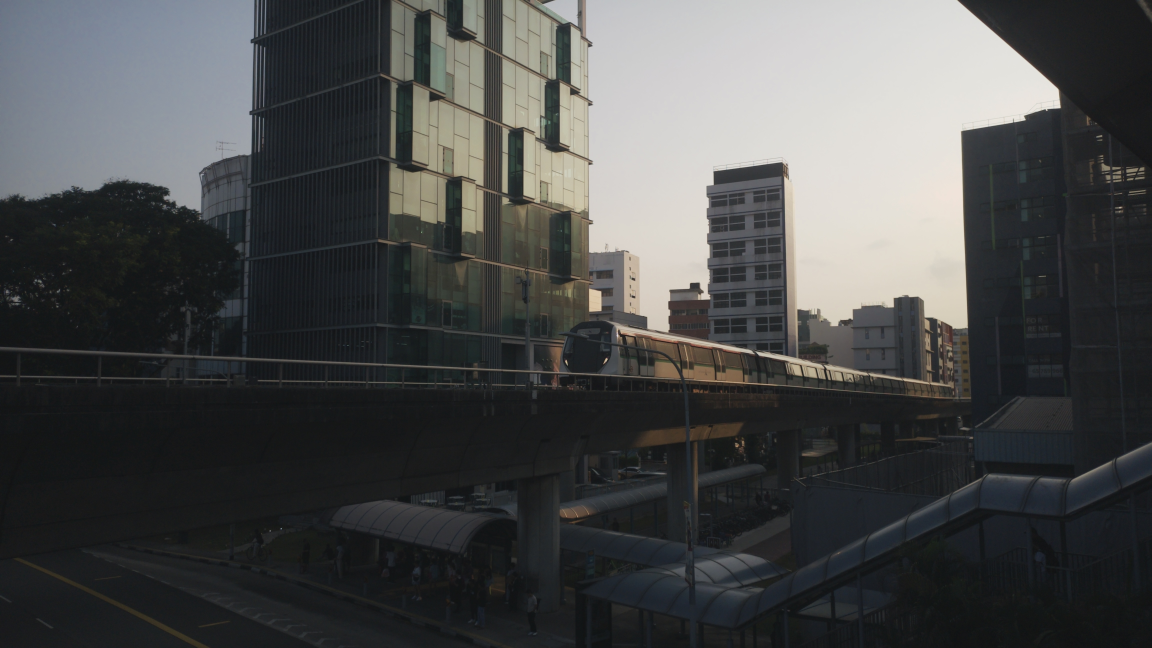
#> input picture assets/photo-samples/train-original-4608x2592.jpg, 4608 x 2592 px (shown at 1/4 size)
$ python wes_style.py assets/photo-samples/train-original-4608x2592.jpg out.png 100
#> lines starting #> are read from the running program, lines starting #| are printed output that depends on the picture
from PIL import Image, ImageEnhance, ImageFilter
import numpy as np
import sys
from pathlib import Path

# Cache vignette masks by resolution so they are not recomputed every time
_VIGNETTE_CACHE = {}


def get_vignette_mask(width, height, strength=0.12):
    """
    Returns a uint8 mask in range 0..255.
    Cached by (width, height, strength).
    """
    key = (width, height, strength)
    if key in _VIGNETTE_CACHE:
        return _VIGNETTE_CACHE[key]

    y, x = np.ogrid[:height, :width]
    cx = width / 2.0
    cy = height / 2.0

    dx = (x - cx) / cx
    dy = (y - cy) / cy
    dist2 = dx * dx + dy * dy

    # Simple smooth radial falloff
    mask = 1.0 - strength * np.clip(dist2, 0, 1.5)
    mask = np.clip(mask, 0.0, 1.0)

    mask_u8 = (mask * 255).astype(np.uint8)
    _VIGNETTE_CACHE[key] = mask_u8
    return mask_u8


def add_grain_single_channel(arr, amount=6, downscale=2):
    """
    Add subtle single-channel grain to RGB image.
    - arr: uint8 RGB numpy array
    - amount: noise strength in pixel values
    - downscale: generate lower-res grain and scale up to save memory
    """
    h, w = arr.shape[:2]

    gh = max(1, h // downscale)
    gw = max(1, w // downscale)

    # Generate low-res grain as int16 so we can add/subtract safely
    grain_small = np.random.randint(-amount, amount + 1, size=(gh, gw), dtype=np.int16)

    # Upscale grain back to image size
    grain_img = Image.fromarray((grain_small + 128).astype(np.uint8), mode="L")
    grain_img = grain_img.resize((w, h), Image.BILINEAR)
    grain = np.asarray(grain_img, dtype=np.int16) - 128

    # Compute luminance approximately using integer math
    r = arr[:, :, 0].astype(np.uint16)
    g = arr[:, :, 1].astype(np.uint16)
    b = arr[:, :, 2].astype(np.uint16)
    lum = (77 * r + 150 * g + 29 * b) >> 8  # approx 0.299R + 0.587G + 0.114B

    # More grain in darker areas, less in highlights
    # weight ranges roughly 0.35 .. 1.0
    weight = 255 - lum
    grain_weighted = (grain * (90 + weight)) >> 8

    out = arr.astype(np.int16)
    out[:, :, 0] += grain_weighted
    out[:, :, 1] += grain_weighted
    out[:, :, 2] += grain_weighted

    return np.clip(out, 0, 255).astype(np.uint8)


def apply_vignette(arr, strength=0.12):
    """
    Apply vignette using uint8 mask and integer arithmetic.
    """
    h, w = arr.shape[:2]
    mask = get_vignette_mask(w, h, strength).astype(np.uint16)

    out = arr.copy()
    out[:, :, 0] = ((out[:, :, 0].astype(np.uint16) * mask) >> 8).astype(np.uint8)
    out[:, :, 1] = ((out[:, :, 1].astype(np.uint16) * mask) >> 8).astype(np.uint8)
    out[:, :, 2] = ((out[:, :, 2].astype(np.uint16) * mask) >> 8).astype(np.uint8)
    return out


def apply_channel_shift_inplace(arr):
    """
    Warm color shift using integer math, one channel at a time.
    Avoids big float arrays.
    """
    # Red up slightly
    r = arr[:, :, 0].astype(np.uint16)
    arr[:, :, 0] = np.minimum(255, (r * 106) // 100).astype(np.uint8)

    # Green up a little
    g = arr[:, :, 1].astype(np.uint16)
    arr[:, :, 1] = np.minimum(255, (g * 102) // 100).astype(np.uint8)

    # Blue down slightly
    b = arr[:, :, 2].astype(np.uint16)
    arr[:, :, 2] = ((b * 92) // 100).astype(np.uint8)


def apply_shadow_lift_inplace(arr, lift=10):
    """
    Slightly lift blacks / fade shadows.
    """
    out = arr.astype(np.uint16)
    out = (out * 94) // 100 + lift
    np.clip(out, 0, 255, out=out)
    return out.astype(np.uint8)


def apply_wes_anderson_style(input_path, output_path, resize_long_edge=None):
#> called with resize_long_edge = 100
    img = Image.open(input_path).convert("RGB")
#> img is the input picture: PIL image 4608x2592 RGB; mean R, G, B 73.8, 75, 75.1

    # Optional resize for speed/memory
    if resize_long_edge is not None:
        w, h = img.size
#> w = 4608; h = 2592
        long_edge = max(w, h)
#> long_edge = 4608
        if long_edge > resize_long_edge:
            scale = resize_long_edge / long_edge
#> scale = 0.0217
            new_size = (int(w * scale), int(h * scale))
#> new_size = (100, 56)
            img = img.resize(new_size, Image.LANCZOS)
#> img: PIL image 100x56 RGB

    # Use Pillow ops first (efficient and simple)
    img = img.filter(ImageFilter.GaussianBlur(radius=0.25))
    img = ImageEnhance.Contrast(img).enhance(0.87)
    img = ImageEnhance.Color(img).enhance(0.92)
    img = ImageEnhance.Brightness(img).enhance(1.02)

    # Warm tint with blend (cheap, easy)
    tint = Image.new("RGB", img.size, (220, 200, 100))
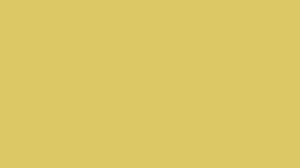
#> tint: PIL image 100x56 RGB (shown 3 times larger); mean R, G, B 220, 200, 100
    img = Image.blend(img, tint, alpha=0.08)

    # Convert once to numpy and do remaining ops
    arr = np.asarray(img, dtype=np.uint8).copy()

    apply_channel_shift_inplace(arr)
#> in apply_channel_shift_inplace, `b = arr[:, :, 2].astype(np.uint16)`:
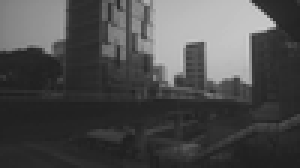
#> b: shape (56, 100) uint16 (shown 3 times larger); min 31, max 204, mean 76.3
    arr = apply_shadow_lift_inplace(arr, lift=10)
    arr = add_grain_single_channel(arr, amount=6, downscale=2)
#> in add_grain_single_channel, `grain_img = Image.fromarray((grain_small + 128).astype(np.uint8), mode..`:
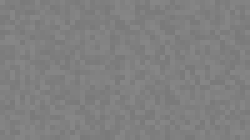
#> grain_img: PIL image 50x28 L (shown 5 times larger); min 122, max 134, mean 127.9
#> in add_grain_single_channel, `weight = 255 - lum`:
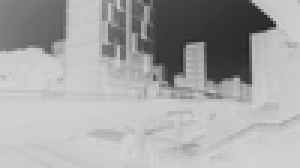
#> weight: shape (56, 100) uint16 (shown 3 times larger); min 37, max 210, mean 165.9
#> in add_grain_single_channel, `grain_weighted = (grain * (90 + weight)) >> 8`:
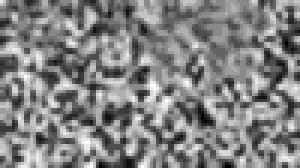
#> grain_weighted: shape (56, 100) int32 (shown 3 times larger); min -7, max 6, mean -0.313; drawn with min black and max white
    arr = apply_vignette(arr, strength=0.10)
#> in get_vignette_mask, `mask = 1.0 - strength * np.clip(dist2, 0, 1.5)`:
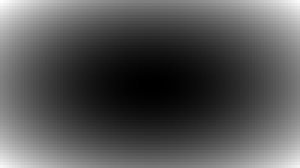
#> dist2: shape (56, 100) float64 (shown 3 times larger); min 0, max 2, mean 0.667; drawn with min black and max white
#> in apply_vignette, `out[:, :, 1] = ((out[:, :, 1].astype(np.uint16) * mask) >> 8).astype(n..`:
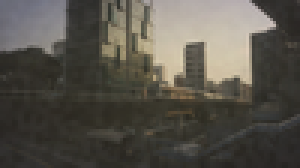
#> out: shape (56, 100, 3) (shown 3 times larger); mean R, G, B 86.6, 82.9, 74.7

    final = Image.fromarray(arr, mode="RGB")
    final.save(output_path, quality=92, optimize=True)

    print(f"Saved styled image to {output_path}")


if __name__ == "__main__":
    if len(sys.argv) < 3:
        print("Usage: python3 wes_style_fast.py input.jpg output.jpg [max_long_edge]")
        sys.exit(1)

    input_path = Path(sys.argv[1])
    output_path = Path(sys.argv[2])

    resize_long_edge = None
    if len(sys.argv) >= 4:
        resize_long_edge = int(sys.argv[3])

    apply_wes_anderson_style(input_path, output_path, resize_long_edge)

$ run again, on assets/photo-samples/train-zoomed-1170x2080.jpg
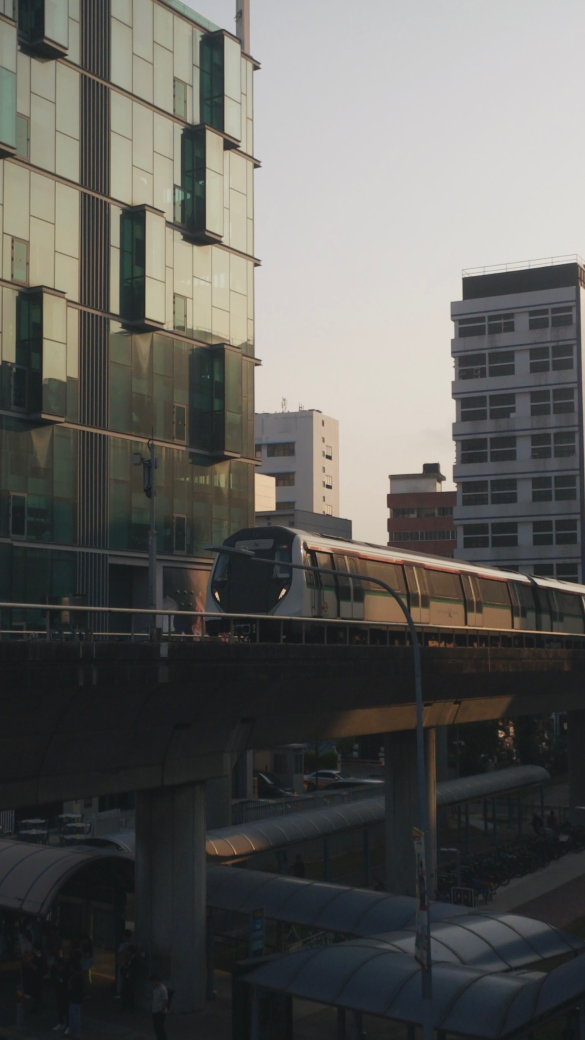
#> input picture assets/photo-samples/train-zoomed-1170x2080.jpg, 1170 x 2080 px (shown at 1/2 size)
#> in apply_wes_anderson_style, img is the input picture: PIL image 1170x2080 RGB; mean R, G, B 95, 94.3, 91
#> in add_grain_single_channel, `grain_weighted = (grain * (90 + weight)) >> 8`:
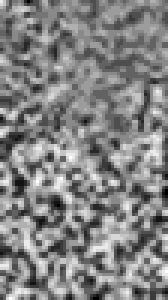
#> grain_weighted: shape (100, 56) int32 (shown 3 times larger); min -7, max 6, mean -0.288; drawn with min black and max white
#> in apply_vignette, `out[:, :, 2] = ((out[:, :, 2].astype(np.uint16) * mask) >> 8).astype(n..`:
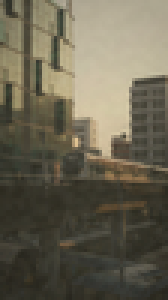
#> out: shape (100, 56, 3) (shown 3 times larger); mean R, G, B 104.5, 99, 81.3
